Frame 1 (no input): blank canvas, image omitted
Frame 60 (the mouse pressed at the canvas centre just before this capture): blank canvas, image omitted
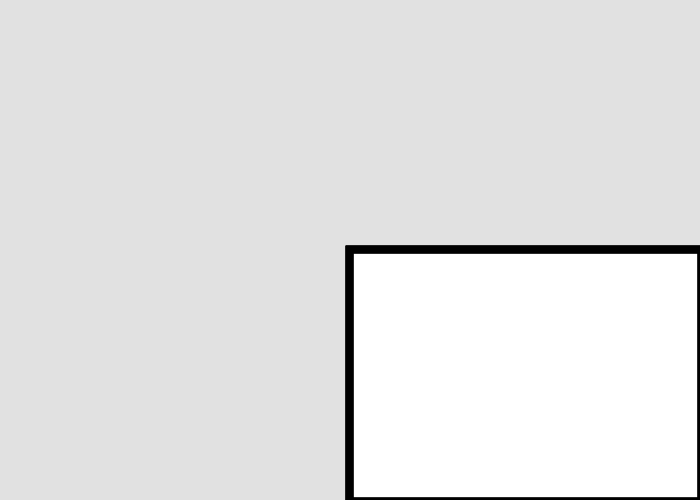
Frame 120 (the mouse held since frame 60 and released just before this capture)

The Processing sketch whose frames 1 and 60 were blank and that drew this single picture after the mouse press (run headless with seeded random() and noise(); from frame 60 on, the mouse is pressed at the canvas centre):

// Processing sketch: processing_161591
// ── processing_161591.pde

void setup(){
  size(700,500);
  background(225);
  frameRate(75);
}
 
void draw(){
 float r = random(6,30);
 if (mousePressed){
 stroke(0);
 fill(255,255,255);   
 strokeWeight(random(.1,10.5));
strokeCap(SQUARE);
  rect(mouseX,mouseY,pmouseX,pmouseY); 
  //noStroke();
//fill(255,255,255);   
}
 
}
 
 
 
void keyPressed(){
   if(key=='s'){
      saveImage();
 }
   if(key=='z'){
  background(225);
}
   if(key=='b'){
filter(BLUR);
}
}
   
 void saveImage() {
  String fileName = timeStamp()+".tiff";
  PImage imageSave = get(0,0,width,height);
  imageSave.save(fileName);
}
 
String timeStamp() {
 String timestamp = year()+"_"+month()+"_"+day()+"_"+minute()+"_"+second()+"_"+millis();
 return timestamp;
} 
